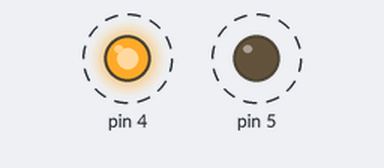
This sketch was run on a simulated Arduino Uno, built with avr-gcc and run on an emulated ATmega328P. On the bench: output pins drawn as LEDs (lit = HIGH). Dashed ring = blinking.

Above: at 0.2 s.
Timing chart, 0 to 3.5 s (numbered marks = the images above):
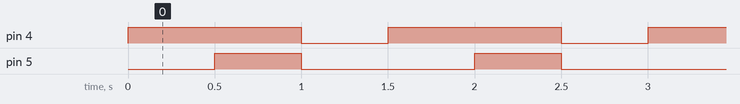

The sketch:

alarmSistemi.ino
```cpp
#include "alarm.h"
Alarm alarm(4,5);
void setup() {
  alarm.setup();
}

void loop() {
  alarm.komut("onkapi");
  delay(500);
  alarm.komut("arkakapi");
  delay(500);
  alarm.komut("sustur");
  delay(500);

}
```

alarm.h
```cpp
class Alarm{
  int onkapiPin=0;
  int arkaKapiPin=0;
    public:
      Alarm(int p1,int p2){
        onkapiPin=p1;
        arkaKapiPin=p2;
      }
      void setup(){
        pinMode(onkapiPin,OUTPUT);
        pinMode(arkaKapiPin,OUTPUT);
      }
      void komut(String k){
        if(k=="onkapi") onKapi();
        if(k=="arkakapi") arkaKapi();
        if(k=="sustur") sustur();
      }

    private:
    void onKapi(){
      digitalWrite(onkapiPin,HIGH);
    }
    void arkaKapi(){
      digitalWrite(arkaKapiPin,HIGH);
    }
    void sustur(){
      digitalWrite(onkapiPin,LOW);
      digitalWrite(arkaKapiPin,LOW);
    }

};
```

Measured:
- by itself, pin 4: alternates HIGH for 1.0 s and LOW for 0.50 s
- by itself, pin 5: alternates HIGH for 0.50 s and LOW for 1.0 s
- by itself, everything shown: repeats every 1.5 s, in 3 steps
